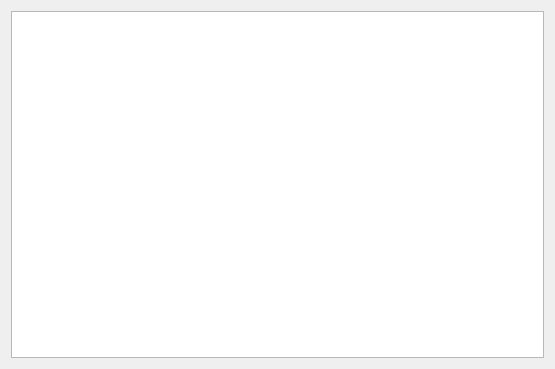
<?xml version="1.0" encoding="UTF-8"?>
<ui version="4.0">
 <class>FileSystemInfoForm</class>
 <widget class="QWidget" name="FileSystemInfoForm">
  <property name="geometry">
   <rect>
    <x>0</x>
    <y>0</y>
    <width>555</width>
    <height>369</height>
   </rect>
  </property>
  <property name="windowTitle">
   <string>Form</string>
  </property>
  <layout class="QVBoxLayout" name="verticalLayout">
   <item>
    <widget class="QTableView" name="tbvFileSystem"/>
   </item>
  </layout>
 </widget>
 <resources/>
 <connections/>
</ui>
